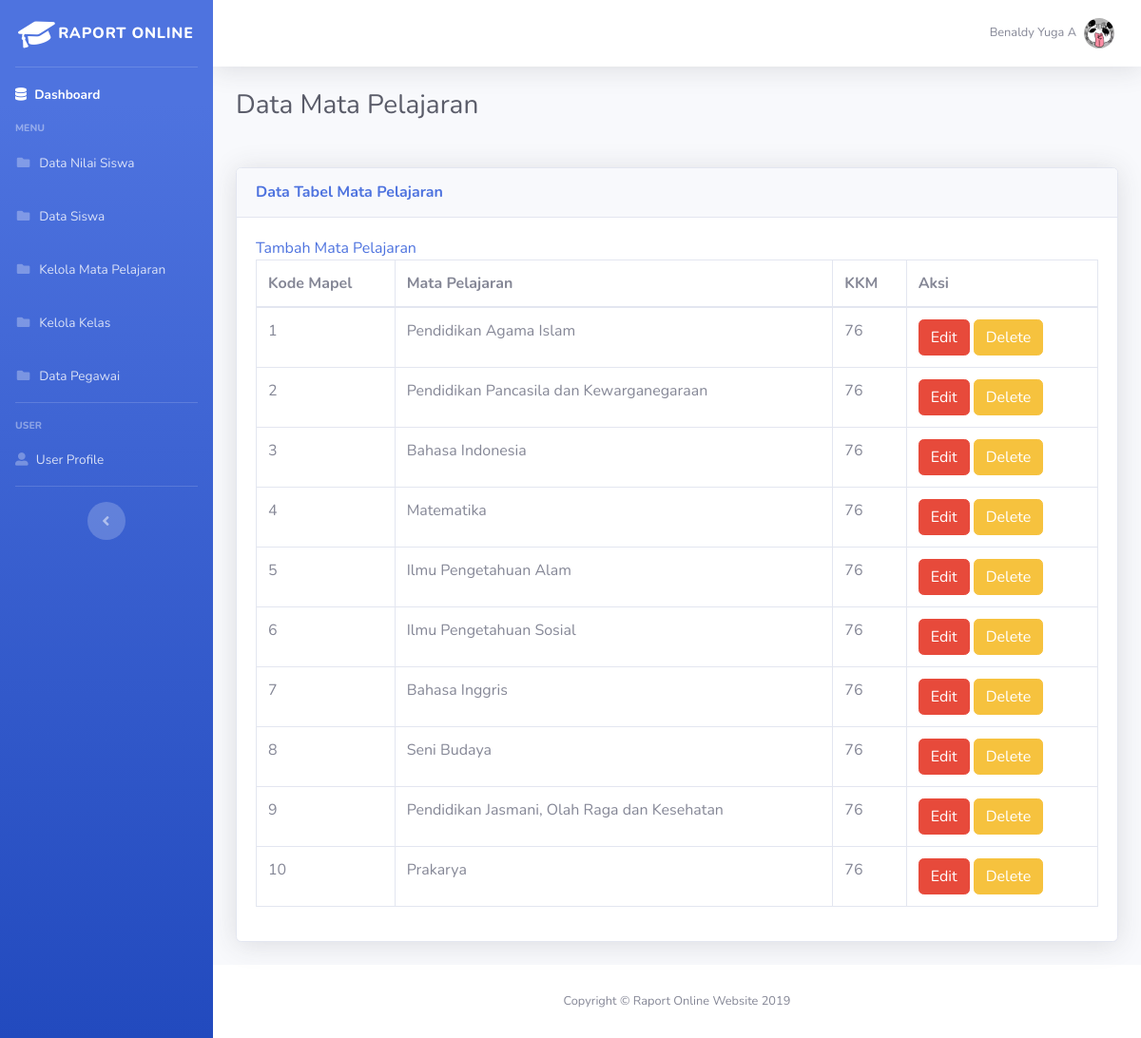
The page /dashboard.php?halaman=detailMatkul&id=1 (signed in) on the database its author committed.
### tables this page shows
CREATE TABLE `profile` (
  `idprofile` int(10) NOT NULL,
  `id_admin` int(10) NOT NULL,
  `address` varchar(200) NOT NULL,
  `city` varchar(50) NOT NULL,
  `country` varchar(50) NOT NULL,
  `postalcode` int(10) NOT NULL,
  `about` varchar(200) NOT NULL,
  `gambar` varchar(50) NOT NULL
);

CREATE TABLE `mata_pelajaran` (
  `kd_mapel` int(10) NOT NULL,
  `nama_mapel` varchar(100) NOT NULL,
  `kkm` int(10) NOT NULL
);

### detailmatkul.php (the view, shortened to what this page needs)
<?php
$query="SELECT * FROM mata_pelajaran";
$result = mysqli_query($con, $query);
?>
<div class="d-sm-flex align-items-center justify-content-between mb-4">
    <h1 class="h3 mb-4 text-gray-800">
      Data Mata Pelajaran
    </h1>
</div>
<div class="card shadow mb-4">
  <div class="card-header py-3">
    <h6 class="m-0 font-weight-bold text-primary">Data Tabel Mata Pelajaran</h6>
  </div>
  <div class="card-body">
    <div class="table-responsive">
      <a href="dashboard.php?halaman=tambahMapel&id=<?php echo $username;?>">Tambah Mata Pelajaran</a>
      <table class="table table-bordered" id="dataTable" width="100%" cellspacing="0">
        <thead>
        <tr>
          <th>Kode Mapel</th>
          <th>Mata Pelajaran</th>
          <th>KKM</th>
          <th>Aksi</th>
        </tr>
        </thead>
        <tbody id="nilaitahun">
          <?php while($row = mysqli_fetch_array($result)){?>
          <tr>
            <td><?php echo $row['kd_mapel']; ?></td>
            <td><?php echo $row['nama_mapel']; ?></td>
            <td><?php echo $row['kkm']; ?></td>
            <td>
              <a href="dashboard.php?halaman=editMapel&id=<?php echo $username;echo "&kd_mapel=".$row['kd_mapel'];?>" class="btn-danger btn" >Edit</a>
              <a href="dashboard.php?halaman=deleteMapel&id=<?php echo $username; echo "&kd_mapel=".$row['kd_mapel']; ?>" class="btn-warning btn" >Delete</a>
            </td>
          </tr>
          <?php
            }
          ?>
        </tbody>
      </table>
    </div>
  </div>
</div>

### dashboard.php (shortened to what this page needs)
<!DOCTYPE html>
<html lang="en">
<head>
    <link href="vendor/fontawesome-free/css/all.min.css" rel="stylesheet" type="text/css">
    <link href="css/sb-admin-2.min.css" rel="stylesheet">
</head>
<body id="page-top">
  <div id="wrapper">
    <ul class="navbar-nav bg-gradient-primary sidebar sidebar-dark accordion" id="accordionSidebar">
      <?php
        $username=$_GET['id'];
        echo '<a class="sidebar-brand d-flex align-items-center justify-content-center" href="dashboard.php?id='.$username.'">';
      ?>
        <div class="sidebar-brand-icon rotate-n-15">
          <i class="fas fa-graduation-cap"></i>
        </div>
        <div class="sidebar-brand-text mx-6">Raport Online</div>
      </a>
      <?php
        $id=$_GET['id'];
        $db_host='localhost';
        $db_database='raport';
        $db_username='root';
        $db_password='';
        $con = mysqli_connect($db_host, $db_username, $db_password,$db_database);
        $query = " SELECT * FROM profile pro INNER JOIN admin a  ON a.id_admin=pro.id_admin where a.id_admin='".$id."'";
        $result = mysqli_query($con,$query);
        $row = mysqli_fetch_array($result);
      ?>
      <hr class="sidebar-divider my-0">
      <li class="nav-item active">
        <?php
          $username=$_GET['id'];
          echo '<a class="nav-link" href="dashboard.php?id='.$username.'">';
        ?>
        <i class="fas fa-database"></i>
        <span>Dashboard</span>
        </a>
        <div class="sidebar-heading">
          Menu
        </div>
        <li class="nav-item">
          <a class="nav-link" href="dashboard.php?halaman=data_nilai_siswa&id=<?php echo $username; ?>">
            <i class="fas fa-fw fa-folder"></i>
            <span>Data Nilai Siswa</span></a>
        </li>
        <li class="nav-item">
          <a class="nav-link" href="dashboard.php?halaman=data_siswa&id=<?php echo $username; ?>">
            <i class="fas fa-fw fa-folder"></i>
            <span>Data Siswa</span></a>
        </li>
        <li class="nav-item">
          <a class="nav-link" href="dashboard.php?halaman=detailMatkul&id=<?php echo $username; ?>">
            <i class="fas fa-fw fa-folder"></i>
            <span>Kelola Mata Pelajaran</span></a>
        </li>
        <li class="nav-item">
          <a class="nav-link" href="dashboard.php?halaman=detailkelas&id=<?php echo $username; ?>">
            <i class="fas fa-fw fa-folder"></i>
            <span>Kelola Kelas</span></a>
        </li>
        <li class="nav-item">
          <a class="nav-link" href="dashboard.php?halaman=data_pegawai&id=<?php echo $username; ?>">
            <i class="fas fa-fw fa-folder"></i>
            <span>Data Pegawai</span></a>
        </li>
      </li>
      <hr class="sidebar-divider">
      <div class="sidebar-heading">
          User
      </div>
      <li class="nav-item">
        <?php
          $user=$_GET['id'];
          echo '<a class="nav-link" href="detailprofileadmin.php?id='.$user.'">';
        ?>
        <i class="fas fa-user-alt"></i>
        <span>User Profile</span>
        </a>
      </li>
      <hr class="sidebar-divider d-none d-md-block">
      <div class="text-center d-none d-md-inline">
        <button class="rounded-circle border-0" id="sidebarToggle"></button>
      </div>
    </ul>
    <div id="content-wrapper" class="d-flex flex-column">
      <div id="content">
        <nav class="navbar navbar-expand navbar-light bg-white topbar mb-4 static-top shadow">
          <ul class="navbar-nav ml-auto">
            <li class="nav-item dropdown no-arrow">
              <a class="nav-link dropdown-toggle" href="#" id="userDropdown" role="button" data-toggle="dropdown" aria-haspopup="true" aria-expanded="false">
                <span class="mr-2 d-none d-lg-inline text-gray-600 small"><?php echo $row['nama_admin'];?></span>
                <img class="img-profile rounded-circle" src="img/<?php echo $row['gambar'];?>">
              </a>
            </li>
          </ul>
        </nav>
        <div class="container-fluid">
          <?php
              if(isset($_GET['halaman']))
              {
                  if($_GET['halaman'] == "data_pegawai")
                  {
                    require_once 'data_pegawai.php';
                  }
                  else if($_GET['halaman'] == "add_database")
                  {
                    require_once 'addDatabase.php';
                  }
                  else if($_GET['halaman'] == "edit_database")
                  {
                    require_once 'editDatabase.php';
                  }
                   else if($_GET['halaman'] == "deleteMapel")
                  {
                    require_once 'deleteMapel.php';
                  }
                   else if($_GET['halaman'] == "editMapel")
                  {
                    require_once 'editMapel.php';
                  }
                   else if($_GET['halaman'] == "detailMatkul")
                  {
                    require_once 'detailmatkul.php';
                  }
              }
          ?>
        </div>
      </div>
      <footer class="sticky-footer bg-white">
        <div class="container my-auto">
          <div class="copyright text-center my-auto">
            <span>Copyright &copy; Raport Online Website 2019</span>
          </div>
        </div>
      </footer>
    </div>
  </div>
</body>
</html>

### rows shown on the page
profile: id_admin.nama_admin "Benaldy Yuga A", gambar (picture)
mata_pelajaran: kd_mapel "1", nama_mapel "Pendidikan Agama Islam", kkm "76"
mata_pelajaran: kd_mapel "2", nama_mapel "Pendidikan Pancasila dan Kewarganegaraan", kkm "76"
mata_pelajaran: kd_mapel "3", nama_mapel "Bahasa Indonesia", kkm "76"
mata_pelajaran: kd_mapel "4", nama_mapel "Matematika", kkm "76"
mata_pelajaran: kd_mapel "5", nama_mapel "Ilmu Pengetahuan Alam", kkm "76"
mata_pelajaran: kd_mapel "6", nama_mapel "Ilmu Pengetahuan Sosial", kkm "76"
mata_pelajaran: kd_mapel "7", nama_mapel "Bahasa Inggris", kkm "76"
mata_pelajaran: kd_mapel "8", nama_mapel "Seni Budaya", kkm "76"
mata_pelajaran: kd_mapel "9", nama_mapel "Pendidikan Jasmani, Olah Raga dan Kesehatan", kkm "76"
mata_pelajaran: kd_mapel "10", nama_mapel "Prakarya", kkm "76"
